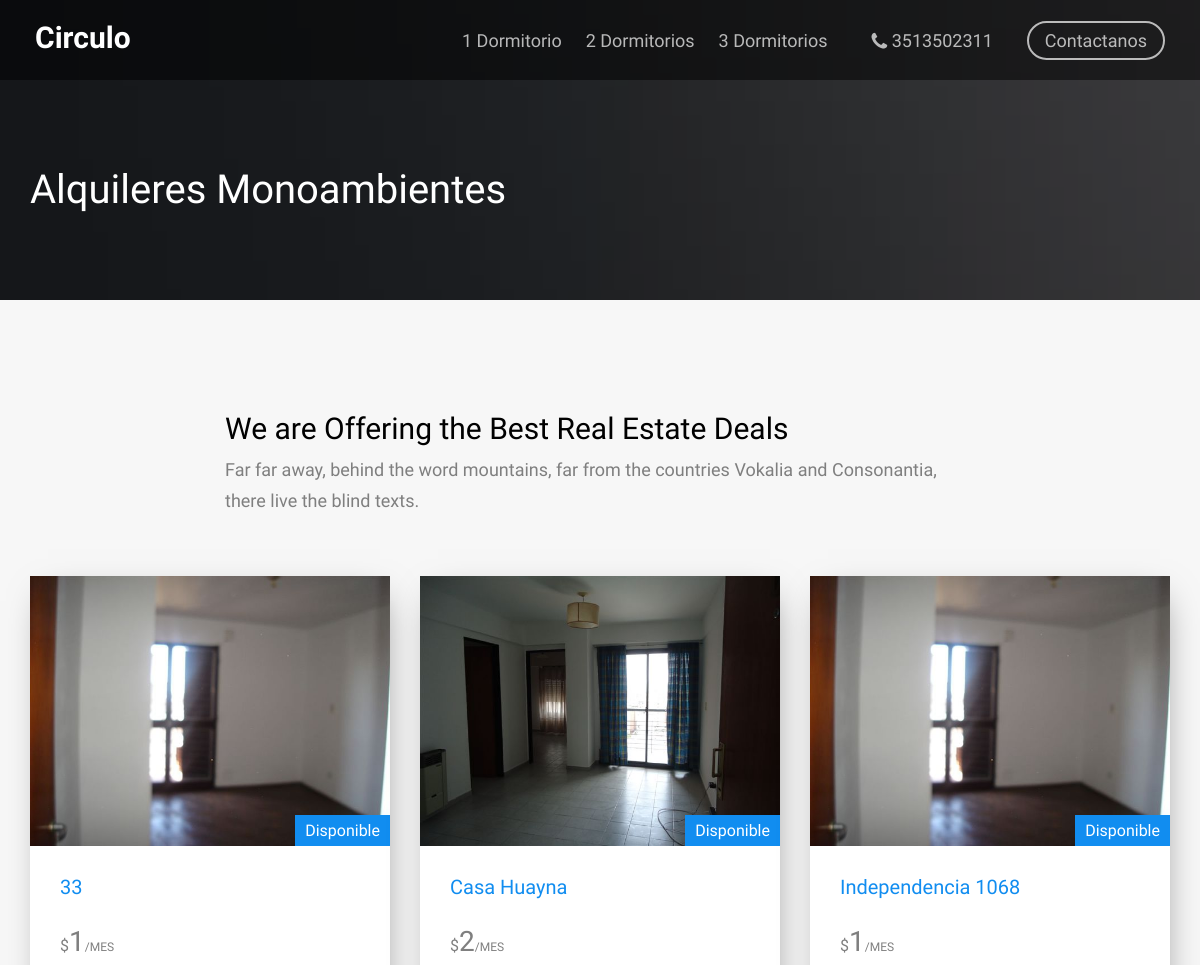
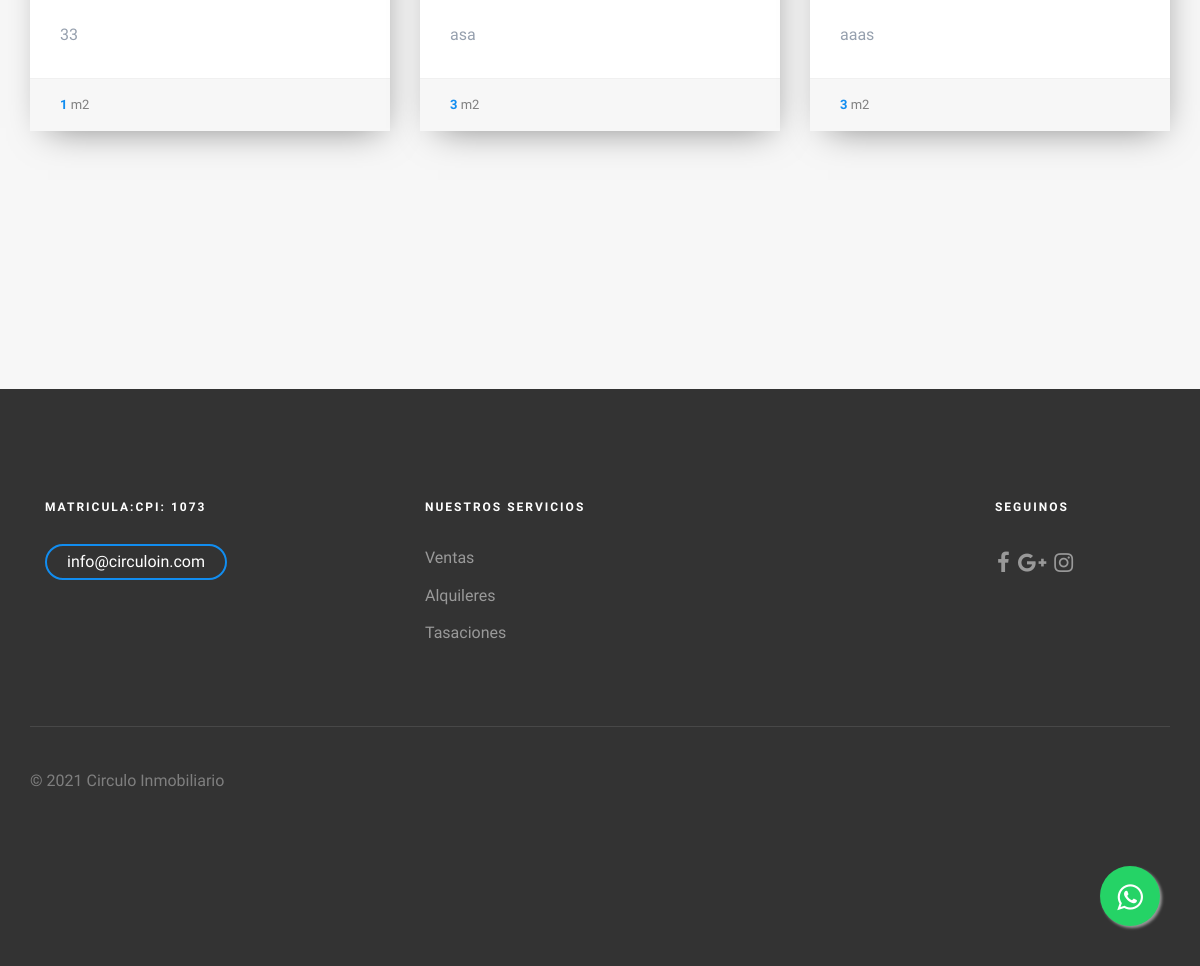
/alqui_monoambientes/, run on the app's committed database (2 pictures, top to bottom).
### Alquileres/models.py (models this page shows, shortened)
class PostAlquiler(models.Model):
    title=  models.CharField(max_length=200, verbose_name="Titulo ")
    content = models.TextField(verbose_name="Contenido")
    imagen= models.ImageField(verbose_name="Imagen", blank =True ,upload_to="Ventas")
    price = models.IntegerField(verbose_name="Precio")
    ambientes = models.IntegerField(verbose_name="Ambientes")
    superficie= models.IntegerField(verbose_name="Superficie")
    autores = models.ForeignKey(User,verbose_name="Autor", on_delete=models.CASCADE)
    categories= models.ManyToManyField(Category, verbose_name="Categoria")
    created = models.DateTimeField(auto_now_add=True, verbose_name="Creado")
    updated = models.DateTimeField(auto_now=True, verbose_name="Editado")
    class Meta:
            verbose_name="Post"
            ordering= ["-created"]

### Alquileres/views.py (the view)
# urls.py: path('alqui_monoambientes/', views.alqui_monoambientes ,name ="alqui_monoambientes"),
def alqui_monoambientes(request):
    monoambientes=PostAlquiler.objects.filter(categories=Category.objects.get(nombre = "Monoambientes"))
    return render (request, 'Alquileres/alqui_monoambientes.html',{ 'monoambientes' : monoambientes })

### Alquileres/templates/Alquileres/alqui_monoambientes.html (shortened to what this page needs)
{% extends 'App1/base.html'%}
{% load static %}
{% block header %}
	<div id="fh5co-page">
	<header id="fh5co-header" role="banner">
		<div class="container">
			<div class="row">
				<div class="header-inner">
					<h1><a href="{% url 'inicio' %}">Circulo</a></h1>
					<nav role="navigation">
						<ul>
							<li><a href="{% url 'alqui_dptoundormi' %}">1 Dormitorio</a></li>
							<li><a href="{% url 'alqui_dptodosdormi' %}">2 Dormitorios</a></li>
							<li><a href="{% url 'alqui_dptotresdormi' %}">3 Dormitorios</a></li>
							<li class="call"><a href="tel://123456789"><i class="icon-phone"></i> 3513502311</a></li>
							<li class="cta"><a href="{% url 'contacto' %}">Contactanos</a></li>
						</ul>
					</nav>
				</div>
			</div>
		</div>
	</header>
{% endblock %}
{% block content %}
	<div class="fh5co-page-title" style="background-image: url(images/slide_6.jpg);">
		<div class="overlay"></div>
		<div class="container">
			<div class="row">
				<div class="col-md-12 animate-box">
					<h1><span class="colored">Alquileres</span>  Monoambientes</h1>
				</div>
			</div>
		</div>
	</div>
	<div id="best-deal">
		<div class="container">
			<div class="row">
				<div class="col-md-8 col-md-offset-2 text-center fh5co-heading animate-box" data-animate-effect="fadeIn">
					<h2>We are Offering the Best Real Estate Deals</h2>
					<p>Far far away, behind the word mountains, far from the countries Vokalia and Consonantia, there live the blind texts. </p>
				</div>
				{% for monoambiente in monoambientes %}
					<div class="col-md-4 item-block animate-box" data-animate-effect="fadeIn">
					<div class="fh5co-property">
						<figure>
							<img src="{{monoambiente.imagen.url}}" alt="" class="img-responsive">
							<a href="#" class="tag"> Disponible </a>
						</figure>
						<div class="fh5co-property-innter">
							<h3><a href="#">{{monoambiente.title}}</a></h3>
							<div class="price-status">
		                 	<span class="per">$</span><span class="price">{{monoambiente.price}}<span class="per">/Mes</span></span>
		               </div>
		               <p>{{monoambiente.content}} </p>
	            	</div>
	            	<p class="fh5co-property-specification">
	            		<span><strong>{{monoambiente.superficie}}</strong> m2</span>
	            	</p>
					</div>
				</div>
                {% endfor %}
			</div>
			<div class="row">
			</div>
		</div>
	</div>
{% endblock %}

### App1/static/Appp1/css/icomoon.css (style rules this page uses)
[class^="icon-"], [class*=" icon-"] { font-family: 'icomoon' !important; speak: none; font-style: normal; font-weight: normal; font-variant: normal; text-transform: none; line-height: 1; -webkit-font-smoothing: antialiased; -moz-osx-font-smoothing: grayscale; }
.icon-phone:before { content: "\f095"; }

### data on the page
PostAlquiler: imagen (picture), title "33", price "1", content "33", superficie "1"
PostAlquiler: imagen (picture), title "Casa Huayna", price "2", content "asa", superficie "3"
PostAlquiler: imagen (picture), title "Independencia 1068", price "1", content "aaas", superficie "3"
